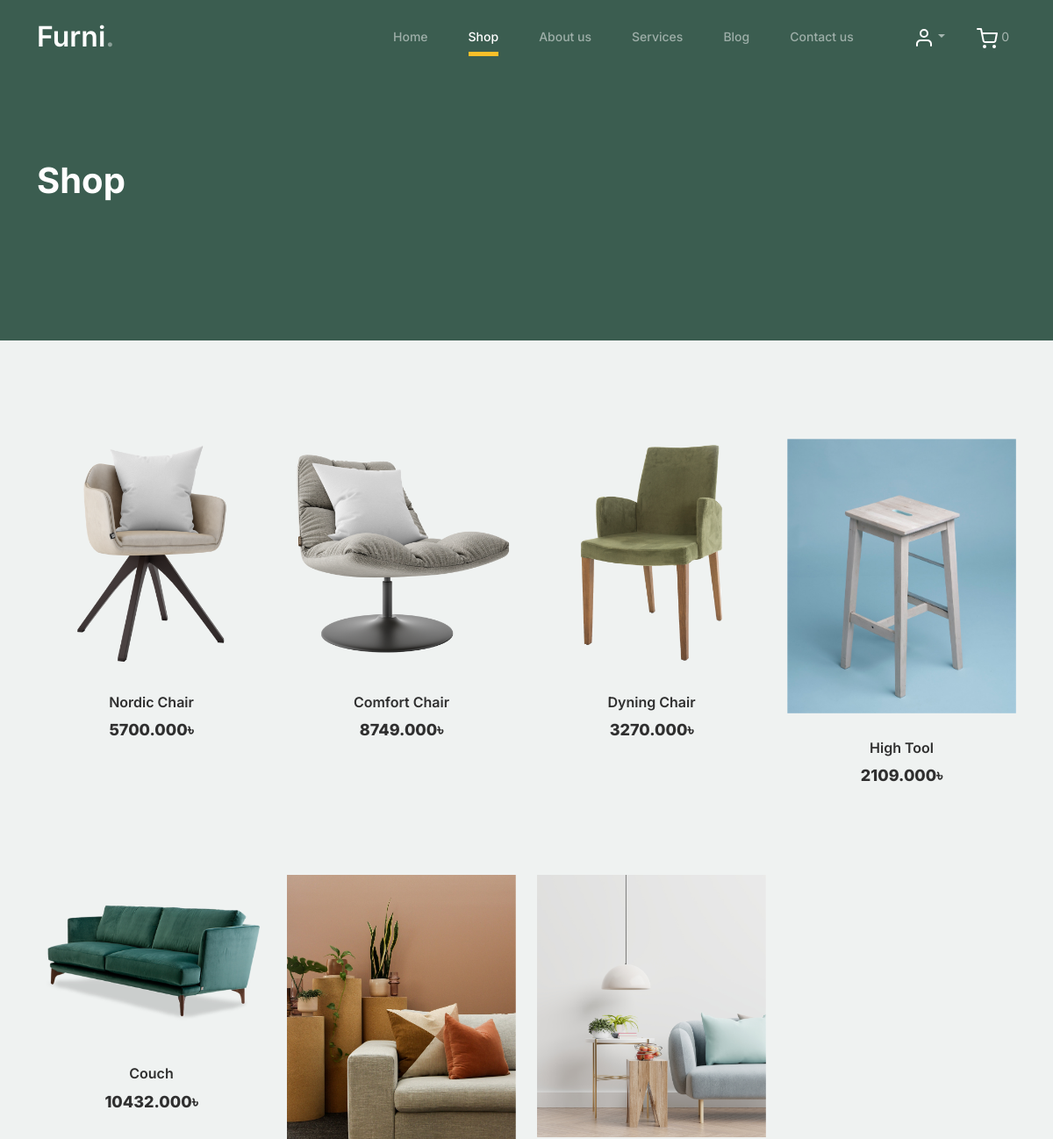
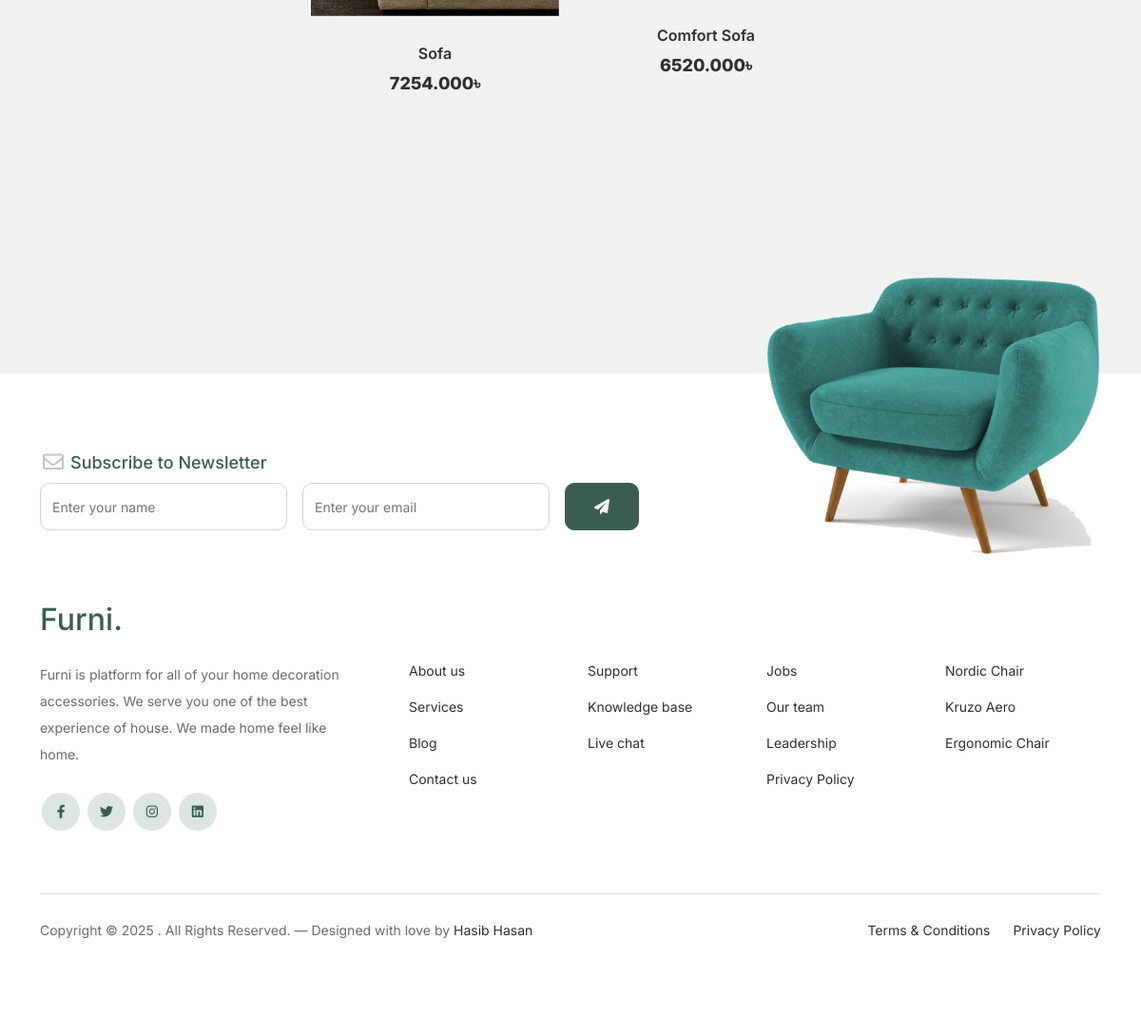
The app's page /shop/ with its own data (2 pictures, top to bottom).
### Shop/models.py (models this page shows, shortened)
class Product(models.Model):
    image = models.ImageField(upload_to='Shop/media/uploads')
    title = models.CharField(max_length=50)
    price = models.DecimalField(max_digits=10, decimal_places=3)

### Shop/views.py (the view)
# urls.py: path("", views.shop, name="shop"),
def shop(request):
    data = Product.objects.all()
    return render(request, 'shop.html', {'data': data})

### Shop/templates/shop.html (shortened to what this page needs)
{% extends "base.html" %}
{% load static %}
{% block body %}
  <body>
			<div class="hero">
				<div class="container">
					<div class="row justify-content-between">
						<div class="col-lg-5">
							<div class="intro-excerpt">
								<h1>Shop</h1>
							</div>
						</div>
						<div class="col-lg-7">
						</div>
					</div>
				</div>
			</div>
		<div class="untree_co-section product-section before-footer-section">
		    <div class="container">
		      	<div class="row">
					 {% for p in data %}
					<div class="col-12 col-md-4 col-lg-3 mb-5">
						<div class="product-item">
							<img src="{{p.image.url}}" class="img-fluid product-thumbnail">
							<h3 class="product-title">{{p.title}}</h3>
							<strong class="product-price">{{p.price}}৳</strong>
						</div>
					</div>
					{% endfor %}
		      	</div>
		    </div>
		</div>
	</body>
{% endblock%}

### templates/base.html (shortened to what this page needs)
{% load static %}
<!DOCTYPE html>
<html lang="en">
  <head>
    <link href="{% static 'css/bootstrap.min.css' %}" rel="stylesheet" />
    <link
      href="https://cdnjs.cloudflare.com/ajax/libs/font-awesome/6.0.0-beta3/css/all.min.css"
      rel="stylesheet"
    />
    <link href="{% static 'css/tiny-slider.css' %}" rel="stylesheet" />
    <link href="{% static 'css/style.css' %}" rel="stylesheet" />
  </head>
  <body>
    <nav
      class="custom-navbar navbar navbar navbar-expand-md navbar-dark bg-dark"
      arial-label="Furni navigation bar"
    >
      <div class="container">
        <a class="navbar-brand" href="{% url "home" %}">Furni<span>.</span></a>
        <div class="collapse navbar-collapse" id="navbarsFurni">
          <ul class="custom-navbar-nav navbar-nav ms-auto mb-2 mb-md-0">
            <li class="nav-item {% if request.resolver_match.url_name == 'home' %}active{% endif %}">
              <a class="nav-link" href="{% url 'home' %}">Home</a>
            </li>
            <li class="nav-item {% if request.resolver_match.url_name == 'shop' %}active{% endif %}">
              <a class="nav-link" href="{% url 'shop' %}">Shop</a>
            </li>
            <li class="nav-item {% if request.resolver_match.url_name == 'about' %}active{% endif %}">
              <a class="nav-link" href="{% url 'about' %}">About us</a>
            </li>
            <li class="nav-item {% if request.resolver_match.url_name == 'service' %}active{% endif %}">
              <a class="nav-link" href="{% url 'service' %}">Services</a>
            </li>
            <li class="nav-item {% if request.resolver_match.url_name == 'blog' %}active{% endif %}">
              <a class="nav-link" href="{% url 'blog' %}">Blog</a>
            </li>
            <li class="nav-item {% if request.resolver_match.url_name == 'contact' %}active{% endif %}">
              <a class="nav-link" href="{% url 'contact' %}">Contact us</a>
            </li>
          </ul>
          <ul class="custom-navbar-cta navbar-nav mb-2 mb-md-0 ms-5">
            <li class="nav-item">
              <div class="dropdown">
                <a class="nav-link dropdown-toggle" href="#" role="button" data-bs-toggle="dropdown" aria-expanded="false">
                  <img src="{% static "images/user.svg" %}" />
                </a>
              </div>
            </li>
            <li>
              <a class="nav-link" href="{% url "cart" %}">
				<img src="{% static "images/cart.svg" %}" />
				{% if user.is_authenticated %}
				{% with cart=user.cart %}
					<span class="cart-count" id="cart-count">{{ cart.items.count }}</span>
				{% endwith %}
				{% else %}
				{% with session_cart=request.session.cart %}
					{% if session_cart %}
					<span class="cart-count" id="cart-count">{{ session_cart|length }}</span>
					{% else %}
					<span class="cart-count" id="cart-count">0</span>
					{% endif %}
				{% endwith %}
				{% endif %}
			</a>
            </li>
          </ul>
        </div>
      </div>
    </nav>
    {% block body %}
    {% endblock %}
    <footer class="footer-section">
      <div class="container relative">
        <div class="sofa-img">
          <img
            src="{% static 'images/sofa.png' %}"
            alt="Image"
            class="img-fluid"
          />
        </div>
        <div class="row">
          <div class="col-lg-8">
            <div class="subscription-form">
              <h3 class="d-flex align-items-center">
                <span class="me-1"
                  ><img
                    src="{% static 'images/envelope-outline.svg' %}"
                    alt="Image"
                    class="img-fluid" /></span
                ><span>Subscribe to Newsletter</span>
              </h3>
              <form action="#" class="row g-3">
                <div class="col-auto">
                  <input
                    type="text"
                    class="form-control"
                    placeholder="Enter your name"
                  />
                </div>
                <div class="col-auto">
                  <input
                    type="email"
                    class="form-control"
                    placeholder="Enter your email"
                  />
                </div>
                <div class="col-auto">
                  <button class="btn btn-primary">
                    <span class="fa fa-paper-plane"></span>
                  </button>
                </div>
              </form>
            </div>
          </div>
        </div>
        <div class="row g-5 mb-5">
          <div class="col-lg-4">
            <div class="mb-4 footer-logo-wrap">
              <a href="#" class="footer-logo">Furni<span>.</span></a>
            </div>
            <p class="mb-4">
              Furni is platform for all of your home decoration accessories. We serve you one of the best experience of house. We made home feel like home.
            </p>
            <ul class="list-unstyled custom-social">
              <li>
                <a href="#"><span class="fa fa-brands fa-facebook-f"></span></a>
              </li>
              <li>
                <a href="#"><span class="fa fa-brands fa-twitter"></span></a>
              </li>
              <li>
                <a href="#"><span class="fa fa-brands fa-instagram"></span></a>
              </li>
              <li>
                <a href="#"><span class="fa fa-brands fa-linkedin"></span></a>
              </li>
            </ul>
          </div>
          <div class="col-lg-8">
            <div class="row links-wrap">
              <div class="col-6 col-sm-6 col-md-3">
                <ul class="list-unstyled">
                  <li><a href="{% url "about" %}">About us</a></li>
                  <li><a href="{% url "service" %}">Services</a></li>
                  <li><a href="{% url "blog" %}">Blog</a></li>
                  <li><a href="{% url "contact" %}">Contact us</a></li>
                </ul>
              </div>
              <div class="col-6 col-sm-6 col-md-3">
                <ul class="list-unstyled">
                  <li><a href="#">Support</a></li>
                  <li><a href="#">Knowledge base</a></li>
                  <li><a href="#">Live chat</a></li>
                </ul>
              </div>
              <div class="col-6 col-sm-6 col-md-3">
                <ul class="list-unstyled">
                  <li><a href="#">Jobs</a></li>
                  <li><a href="#">Our team</a></li>
                  <li><a href="#">Leadership</a></li>
                  <li><a href="#">Privacy Policy</a></li>
                </ul>
              </div>
              <div class="col-6 col-sm-6 col-md-3">
                <ul class="list-unstyled">
                  <li><a href="#">Nordic Chair</a></li>
                  <li><a href="#">Kruzo Aero</a></li>
                  <li><a href="#">Ergonomic Chair</a></li>
                </ul>
              </div>
            </div>
          </div>
        </div>
        <div class="border-top copyright">
          <div class="row pt-4">
            <div class="col-lg-6">
              <p class="mb-2 text-center text-lg-start">
                Copyright &copy;
                . All Rights Reserved. &mdash; Designed with love by
                <a href="https://www.linkedin.com/in/hasiblnkd/">Hasib Hasan</a>
              </p>
            </div>
            <div class="col-lg-6 text-center text-lg-end">
              <ul class="list-unstyled d-inline-flex ms-auto">
                <li class="me-4"><a href="#">Terms &amp; Conditions</a></li>
                <li><a href="#">Privacy Policy</a></li>
              </ul>
            </div>
          </div>
        </div>
      </div>
    </footer>
</body>

### records on screen
Product: image (picture), title "Nordic Chair", price "5700.000"
Product: image (picture), title "Comfort Chair", price "8749.000"
Product: image (picture), title "Dyning Chair", price "3270.000"
Product: image (picture), title "High Tool", price "2109.000"
Product: image (picture), title "Couch", price "10432.000"
Product: image (picture), title "Sofa", price "7254.000"
Product: image (picture), title "Comfort Sofa", price "6520.000"
